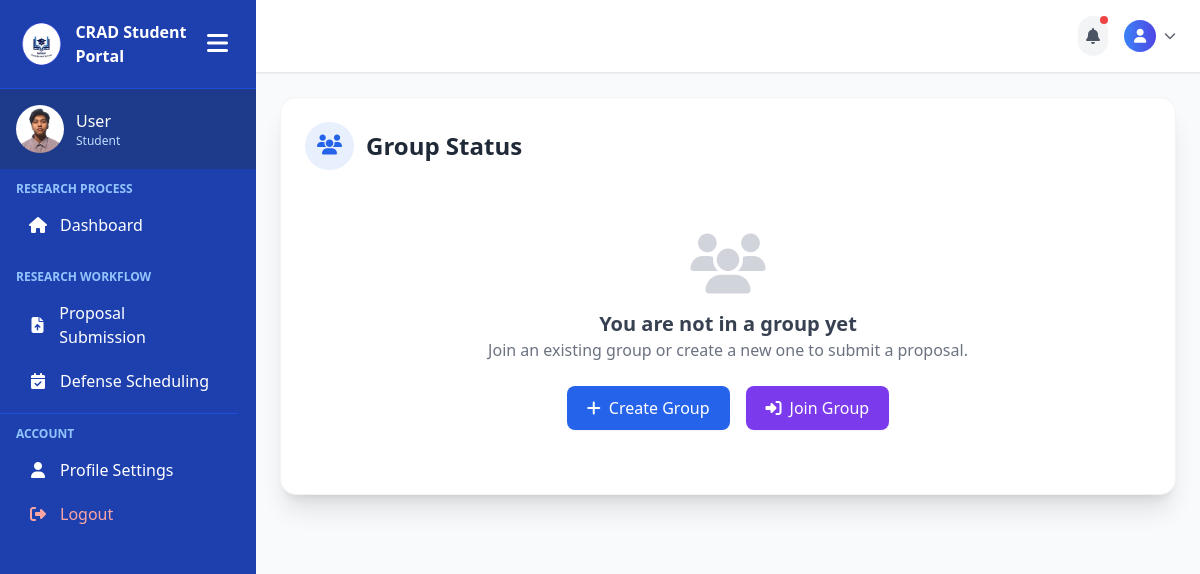
Before: /student_pages/proposal.php (signed in) with the older database file.
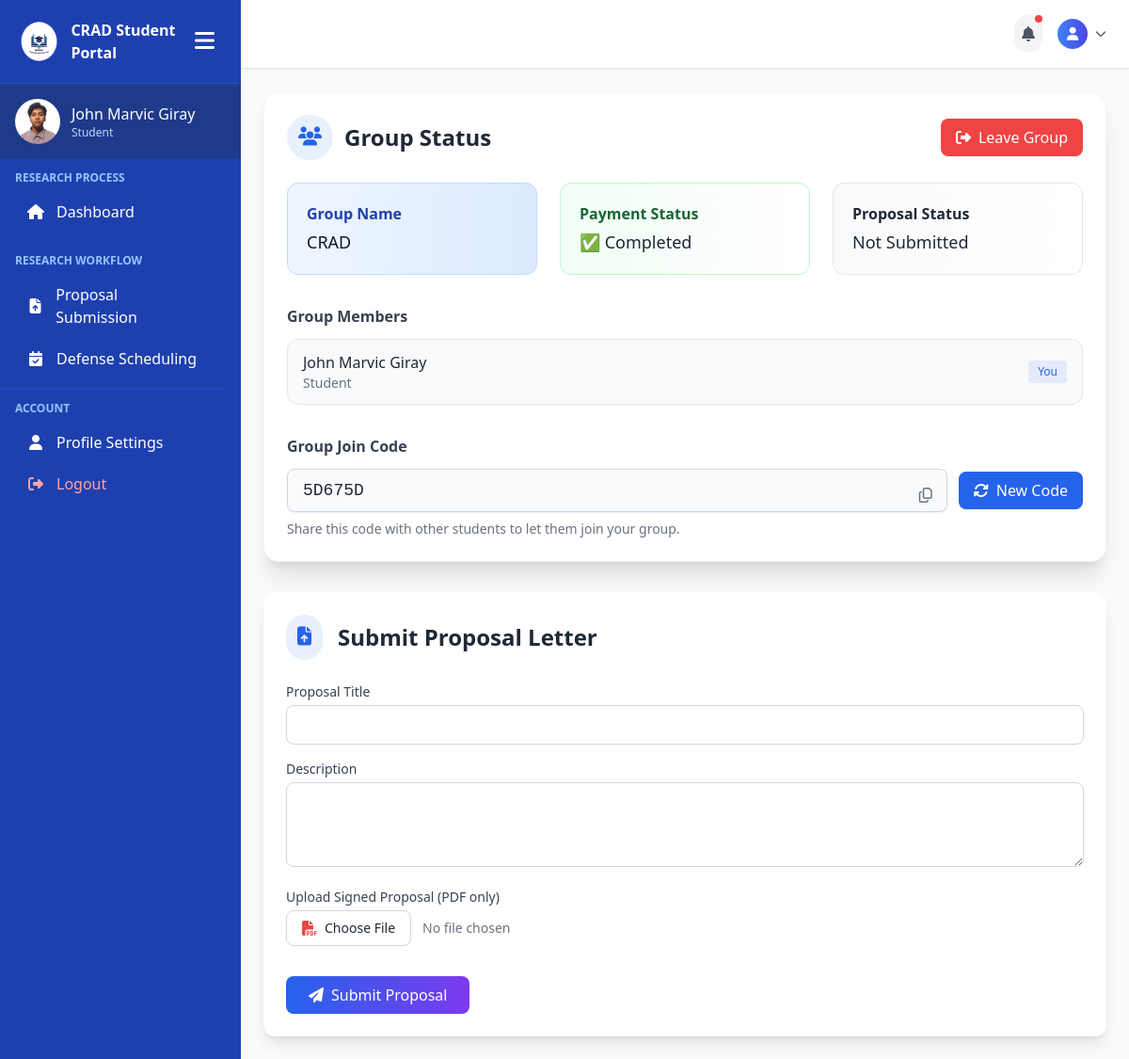
After: the same page with the newer database file.
### tables this page shows
CREATE TABLE `user_tbl` (
  `user_id` int(11) NOT NULL,
  `email` varchar(150) NOT NULL,
  `password` varchar(255) NOT NULL,
  `role` enum('Admin','Faculty','Student') NOT NULL DEFAULT 'Student',
  `created_at` timestamp NOT NULL DEFAULT current_timestamp()
);

CREATE TABLE `student_profiles` (
  `id` int(11) NOT NULL,
  `user_id` int(11) NOT NULL,
  `school_id` varchar(50) NOT NULL,
  `full_name` varchar(100) NOT NULL,
  `course` varchar(100) NOT NULL,
  `cluster` int(11) NOT NULL,
  `faculty_id` int(11) DEFAULT NULL,
  `school_year` varchar(20) NOT NULL,
  `created_at` timestamp NOT NULL DEFAULT current_timestamp(),
  `updated_at` timestamp NOT NULL DEFAULT current_timestamp() ON UPDATE current_timestamp()
);

CREATE TABLE `group_members` (
  `id` int(11) NOT NULL,
  `group_id` int(11) NOT NULL,
  `student_id` int(11) NOT NULL
);

CREATE TABLE `groups` (
  `id` int(11) NOT NULL,
  `name` varchar(255) NOT NULL,
  `cluster_id` int(11) DEFAULT NULL,
  `join_code` varchar(10) DEFAULT NULL,
  `created_at` timestamp NOT NULL DEFAULT current_timestamp()
);

### student_pages/proposal.php (the view, shortened to what the changed rows need)
<?php
include('../includes/connection.php');
$user_id = $_SESSION['user_id'];
$group_query = "SELECT g.*, gm.student_id
                FROM groups g
                JOIN group_members gm ON g.id = gm.group_id
                WHERE gm.student_id = '$user_id'";
$group_result = mysqli_query($conn, $group_query);
$has_group = mysqli_num_rows($group_result) > 0;
if ($has_group) {
    $group = mysqli_fetch_assoc($group_result);
    $group_id = $group['id'];
    $proposal_query = "SELECT * FROM proposals WHERE group_id = '$group_id'";
    $proposal_result = mysqli_query($conn, $proposal_query);
    $has_proposal = mysqli_num_rows($proposal_result) > 0;
    $payment_query = "SELECT * FROM payments WHERE student_id = '$user_id' AND status = 'completed'";
    $payment_result = mysqli_query($conn, $payment_query);
    $has_paid = mysqli_num_rows($payment_result) > 0;
}
?>
<!DOCTYPE html>
<html lang="en">
<head>
    <script src="https://cdn.tailwindcss.com"></script>
    <link rel="stylesheet" href="https://cdnjs.cloudflare.com/ajax/libs/font-awesome/6.0.0/css/all.min.css">
</head>
<body class="bg-gray-50 text-gray-800 font-sans min-h-screen">
    <div class="flex min-h-screen">
        <?php include('../includes/student-sidebar.php'); ?>
        <div class="flex-1 overflow-y-auto p-6">
<div class="bg-white rounded-2xl shadow-xl p-6 mb-8 border border-gray-100">
    <div class="flex items-center justify-between mb-6">
        <div class="flex items-center space-x-3">
            <h2 class="text-2xl font-bold text-gray-800">Group Status</h2>
        </div>
        <?php if ($has_group): ?>
            <form method="POST" onsubmit="return confirmLeaveGroup();">
                <button type="submit" name="leave_group"
                    class="flex items-center bg-red-500 hover:bg-red-600 text-white px-4 py-2 rounded-lg shadow-sm transition-all duration-200">
                    <i class="fas fa-sign-out-alt mr-2"></i> Leave Group
                </button>
            </form>
        <?php endif; ?>
    </div>
    <?php if ($has_group): ?>
        <div class="grid grid-cols-1 md:grid-cols-3 gap-6">
            <div class="p-5 bg-gradient-to-r from-blue-50 to-blue-100 rounded-xl border border-blue-200">
                <h3 class="font-semibold text-blue-800">Group Name</h3>
                <p class="text-lg font-medium text-gray-900 mt-1"><?php echo $group['name']; ?></p>
            </div>
            <div class="p-5 bg-gradient-to-r from-<?php echo $has_paid ? 'green' : 'yellow'; ?>-50 to-white rounded-xl border border-<?php echo $has_paid ? 'green' : 'yellow'; ?>-200">
                <h3 class="font-semibold text-<?php echo $has_paid ? 'green' : 'yellow'; ?>-800">Payment Status</h3>
                <p class="text-lg font-medium mt-1">
                    <?php echo $has_paid ? '✅ Completed' : '⏳ Pending'; ?>
                </p>
            </div>
            <div class="p-5 bg-gradient-to-r from-<?php echo $has_proposal ? 'green' : 'gray'; ?>-50 to-white rounded-xl border border-<?php echo $has_proposal ? 'green' : 'gray'; ?>-200">
                <h3 class="font-semibold text-<?php echo $has_proposal ? 'green' : 'gray'; ?>-800">Proposal Status</h3>
                <p class="text-lg font-medium mt-1">
                    <?php echo $has_proposal ? ucfirst($proposal['status']) : 'Not Submitted'; ?>
                </p>
            </div>
        </div>
        <div class="mt-8">
            <h3 class="font-semibold mb-3 text-gray-700">Group Members</h3>
            <ul class="divide-y divide-gray-200 bg-gray-50 rounded-xl border border-gray-200">
                <?php
                $members_query = "SELECT u.*, sp.full_name
                                FROM group_members gm
                                JOIN user_tbl u ON gm.student_id = u.user_id
                                JOIN student_profiles sp ON u.user_id = sp.user_id
                                WHERE gm.group_id = '$group_id'";
                $members_result = mysqli_query($conn, $members_query);
                while ($member = mysqli_fetch_assoc($members_result)) {
                    echo '<li class="py-3 px-4 flex justify-between items-center hover:bg-white transition">';
                    echo '<div>';
                    echo '<p class="font-medium text-gray-800">' . htmlspecialchars($member['full_name']) . '</p>';
                    echo '<p class="text-sm text-gray-500">' . ucfirst($member['role']) . '</p>';
                    echo '</div>';
                    if ($member['user_id'] == $user_id) {
                        echo '<span class="bg-primary/10 text-primary text-xs font-medium px-2.5 py-1 rounded">You</span>';
                    }
                    echo '</li>';
                }
                ?>
            </ul>
        </div>
        <div class="mt-8">
            <h3 class="font-semibold mb-3 text-gray-700">Group Join Code</h3>
            <form id="updateCodeForm" method="POST">
                <div class="flex items-center space-x-3">
                    <div class="relative flex-grow">
                        <input type="text" id="join_code_value" value="<?php echo $group['join_code']; ?>" readonly
                            class="w-full px-4 py-2 border border-gray-300 rounded-lg bg-gray-50 font-mono text-lg text-gray-800 shadow-sm">
                        <button type="button" onclick="copyJoinCode()"
                            class="absolute right-2 top-2 p-2 text-gray-500 hover:text-primary transition" title="Copy to clipboard">
                            <i class="far fa-copy"></i>
                        </button>
                    </div>
                    <button type="button" onclick="generateJoinCode()"
                        class="flex items-center bg-primary hover:bg-primary-dark text-white px-4 py-2 rounded-lg shadow-sm transition">
                        <i class="fas fa-sync-alt mr-2"></i> New Code
                    </button>
                </div>
            </form>
            <p class="text-sm text-gray-500 mt-2">Share this code with other students to let them join your group.</p>
        </div>
    <?php else: ?>
        <div class="text-center py-10">
            <i class="fas fa-users text-gray-300 text-6xl mb-4"></i>
            <h3 class="text-xl font-semibold text-gray-700">You are not in a group yet</h3>
            <p class="text-gray-500 mb-6">Join an existing group or create a new one to submit a proposal.</p>
            <div class="flex justify-center space-x-4">
                <button onclick="toggleModal('createGroupModal')"
                    class="flex items-center bg-primary hover:bg-primary-dark text-white px-5 py-2.5 rounded-lg shadow-sm transition">
                    <i class="fas fa-plus mr-2"></i> Create Group
                </button>
                <button onclick="toggleModal('joinGroupModal')"
                    class="flex items-center bg-secondary hover:bg-secondary-dark text-white px-5 py-2.5 rounded-lg shadow-sm transition">
                    <i class="fas fa-sign-in-alt mr-2"></i> Join Group
                </button>
            </div>
        </div>
    <?php endif; ?>
</div>
            <?php if ($has_group): ?>
                <div class="bg-white rounded-xl shadow-lg p-6">
                    <div class="flex items-center mb-6">
                        <div class="bg-primary/10 p-3 rounded-full mr-4">
                            <i class="fas fa-file-upload text-primary text-xl"></i>
                        </div>
                        <h2 class="text-2xl font-bold text-gray-800">Submit Proposal Letter</h2>
                    </div>
                    <form action="/CRAD-system/student_pages/proposal.php" method="POST" enctype="multipart/form-data" class="space-y-4" <?php echo ($has_proposal || !$has_paid) ? 'onsubmit="return false;"' : ''; ?>>
                        <div>
                            <label class="block text-sm font-medium text-gray-700 mb-1">Proposal Title</label>
                            <input type="text" name="title" required
                                class="w-full px-4 py-2 border border-gray-300 rounded-lg focus:ring-1 focus:ring-primary focus:border-primary"
                                <?php echo ($has_proposal || !$has_paid) ? 'disabled' : ''; ?>
                                value="<?php echo $has_proposal ? $proposal['title'] : ''; ?>">
                        </div>
                        <div>
                            <label class="block text-sm font-medium text-gray-700 mb-1">Description</label>
                            <textarea name="description" rows="3"
                                class="w-full px-4 py-2 border border-gray-300 rounded-lg focus:ring-1 focus:ring-primary focus:border-primary"
                                <?php echo ($has_proposal || !$has_paid) ? 'disabled' : ''; ?>
                            ><?php echo $has_proposal ? $proposal['description'] : ''; ?></textarea>
                        </div>
                        <div>
                            <label class="block text-sm font-medium text-gray-700 mb-1">Upload Signed Proposal (PDF only)</label>
                            <div class="mt-1 flex items-center">
                                <label class="cursor-pointer bg-white border border-gray-300 rounded-lg px-4 py-2 flex items-center hover:bg-gray-50
                                    <?php echo ($has_proposal || !$has_paid) ? 'opacity-50 cursor-not-allowed' : ''; ?>">
                                    <i class="fas fa-file-pdf text-red-500 mr-2"></i>
                                    <span class="text-sm font-medium">Choose File</span>
                                </label>
                                <span class="ml-3 text-sm text-gray-500" id="file-name">
                                    <?php echo $has_proposal ? basename($proposal['file_path']) : 'No file chosen'; ?>
                                </span>
                            </div>
                        </div>
                        <div class="pt-4">
                            <button type="submit" name="submit_proposal"
                                class="bg-gradient-to-r from-primary to-secondary text-white px-6 py-2 rounded-lg hover:shadow-md transition flex items-center
                                <?php echo ($has_proposal || !$has_paid) ? 'opacity-50 cursor-not-allowed' : 'hover:shadow-md'; ?>">
                                <i class="fas fa-paper-plane mr-2"></i>
                                <?php echo $has_proposal ? 'Proposal Already Submitted' : 'Submit Proposal'; ?>
                            </button>
                        </div>
                    </form>
                </div>
            <?php endif; ?>
        </div>
    </div>
</body>
</html>

### includes/student-sidebar.php (shortened to what the changed rows need)
<?php
include("../includes/connection.php");
$user_id = $_SESSION['user_id'];
$sql = "SELECT u.role, sp.full_name
        FROM user_tbl u
        LEFT JOIN student_profiles sp ON u.user_id = sp.user_id
        WHERE u.user_id = ?";
$stmt = $conn->prepare($sql);
$stmt->bind_param("i", $user_id);
$stmt->execute();
$result = $stmt->get_result();
$user = $result->fetch_assoc();
$role = $user['role'];
$full_name = $user['full_name'] ?? 'User';
?>
<!DOCTYPE html>
<html lang="en">
<head>
    <script src="https://cdn.tailwindcss.com"></script>
    <link rel="stylesheet" href="https://cdnjs.cloudflare.com/ajax/libs/font-awesome/6.5.0/css/all.min.css">
</head>
<body>
<div class="sidebar sidebar-transition bg-blue-800 text-white flex flex-col hidden md:flex h-screen w-64" id="sidebar">
    <div class="p-4 flex items-center space-x-3 bg-blue-900">
        <div>
            <p class="font-medium profile-name"><?php echo htmlspecialchars($full_name); ?></p>
            <p class="text-xs text-blue-200 profile-role"><?php echo htmlspecialchars(ucfirst($role)); ?></p>
        </div>
    </div>
</div>
</body>
</html>

Changed rows visible on the page:
no longer on this page (row unchanged): user_tbl: role "Student"
added student_profiles: full_name "John Marvic Giray", user.role "Student"
added group_members: group.name "CRAD", group.join_code "5D675D"
Other visible differences:
$full_name: "User" → (not shown)
text no longer shown: "You are not in a group yet Join an existing group or create a new one to submit a proposal. Create Group Join Group"
text now shown: "Leave Group Group Name Payment Status ✅ Completed Proposal Status Not Submitted Group Members Group Join Code New Code Share this code with other students to let them join your group. Submit Proposal Letter Proposal Title Description Upload Signed Proposal (PDF only) Choose File No file chosen Submit Proposal"
